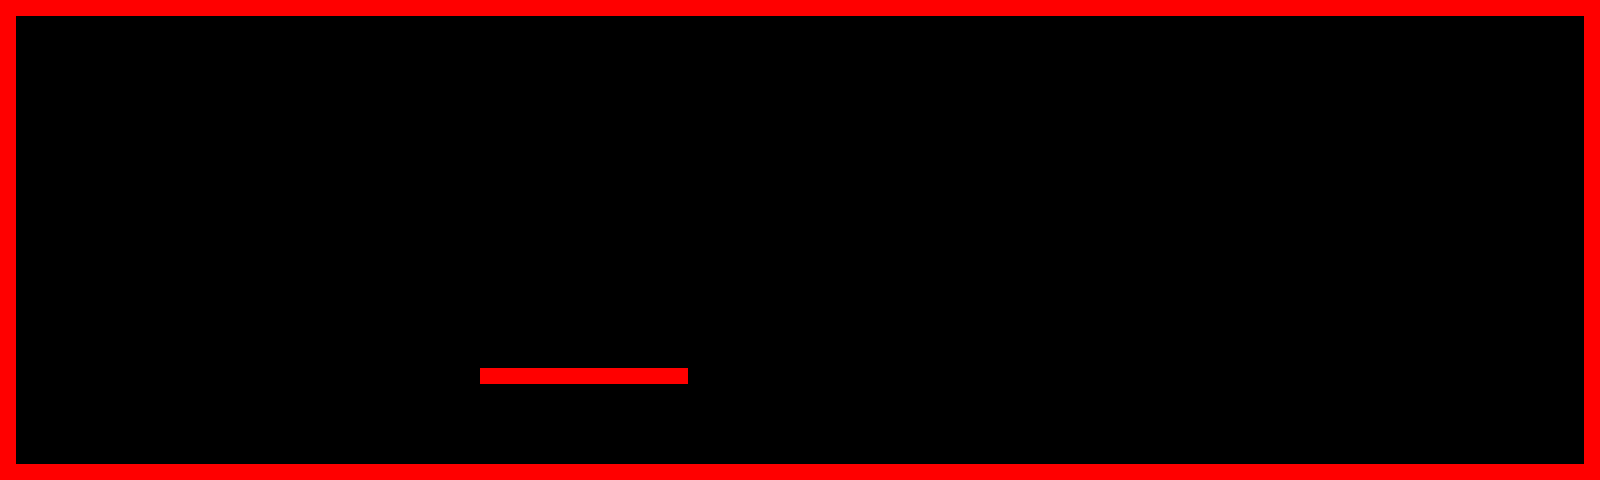

Below is a game level as drawn by its tile map, then a one-line description and the .tmx that defines it (tile-layer data replaced by summaries):
An orthogonal 100x30 tile map with 16x16 px tiles, 1 tile layer (Tile Layer 1).

<map version="1.0" orientation="orthogonal" renderorder="right-down" width="100" height="30" tilewidth="16" tileheight="16">
 <tileset firstgid="1" name="testset" tilewidth="16" tileheight="16">
  <image source="tilesheet.png" width="128" height="128" />
 </tileset>
 <layer name="Tile Layer 1" width="100" height="30">
  <data>[3000 cells, 269 non-empty, 1 distinct tile ids]</data>
 </layer>
</map>